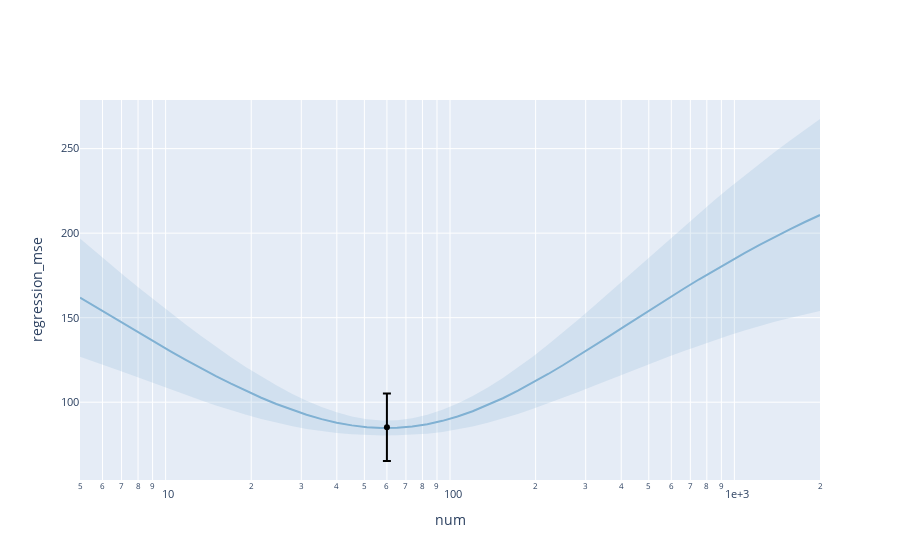

Notebook code cell kept with this figure:
### Code cell
render(plot_slice(ax_client.generation_strategy.model, "num", "regression_mse", slice_values=best_parameters))
